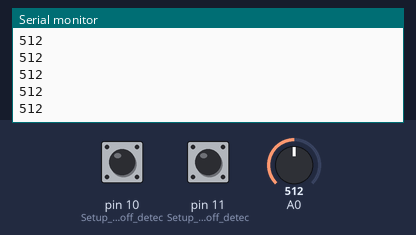
The sketch below on a simulated Arduino Uno, built with avr-gcc and run on an emulated ATmega328P. Parts: the last lines printed to the serial monitor. Inputs (shaded band) come from the test bench; at power-on: pin 10 (Setup_for_leads_off_detec) LOW, A0 = 512, pin 11 (Setup_for_leads_off_detec) LOW.

Above: at 1.2 s.
1.3 s: pin 10 (Setup_for_leads_off_detec) pulled HIGH for 0.15 s
2.9 s: A0 set to 716
At 4.0 s:
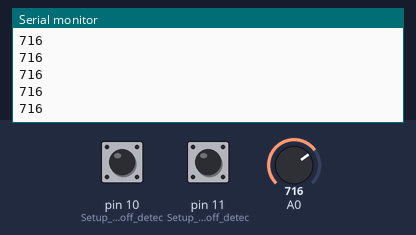
4.4 s: A0 set to 900
At 5.1 s:
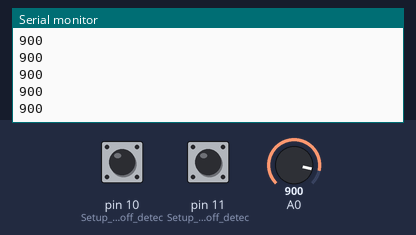
5.9 s: pin 11 (Setup_for_leads_off_detec) pulled HIGH for 0.15 s
7.5 s: pin 10 (Setup_for_leads_off_detec) pulled HIGH for 0.15 s
Timing chart, 0 to 10.1 s (numbered marks = the images above; inputs shaded):
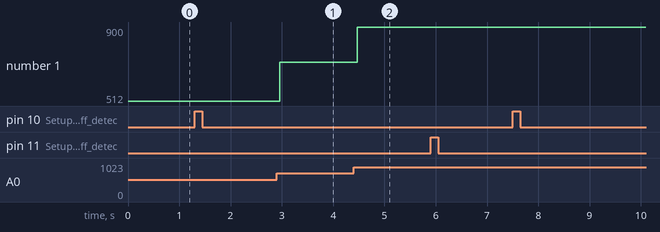

Measured:
- after the input at 2.9 s, the serial monitor: prints a new line after 0.06 s (image 1)
- after the input at 4.4 s, the serial monitor: prints a new line after 0.07 s (image 2)
- plotted number 1: 512 → 716 after the input at 2.9 s, 716 → 900 after the input at 4.4 s

The sketch:

sketch_jul8a.ino
```cpp
void setup() {
// initialize the serial communication:
  Serial.begin(9600);
  pinMode(10, INPUT); // Setup for leads off detection LO +
  pinMode(11, INPUT); // Setup for leads off detection LO -

}
int cnt=0;
int fs=200;
float Ts=1000/fs;
void loop() {
  if(millis()>=cnt*Ts){
    if((digitalRead(10) == 1)||(digitalRead(11) == 1)){
      Serial.println('!');
    }
    else{
      // send the value of analog input 0:
      Serial.println(analogRead(A0));
    }
    //Wait for a bit to keep serial data from saturating
    //delay(1);
    cnt++;
    //Serial.println(cnt);
  }
}
```
